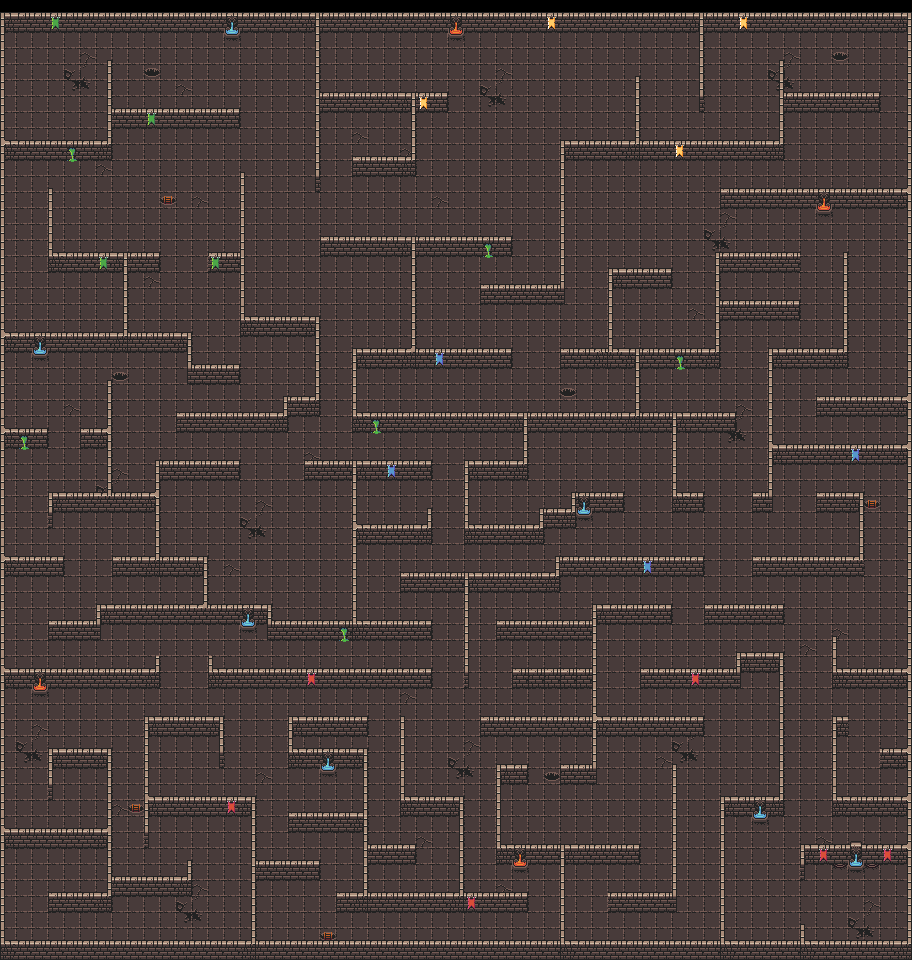

Tiled map render using the project's own tile images. Description and the map definition, with tile-layer contents summarised, below:
An orthogonal 57x60 tile map with 16x16 px tiles, 2 tile layers (floor, walls), 1 hidden layer not drawn.

<map version="1.2" tiledversion="1.2.4" orientation="orthogonal" renderorder="left-up" width="57" height="60" tilewidth="16" tileheight="16" infinite="0" nextlayerid="4" nextobjectid="1">
 <tileset firstgid="1" name="0x72_DungeonTilesetII_v1.3" tilewidth="16" tileheight="16" tilecount="1024" columns="32">
  <image source="0x72_DungeonTilesetII_v1.3.png" width="512" height="512" />
  <tile id="1">
   <properties>
    <property name="blocked" type="bool" value="true" />
   </properties>
  </tile>
  <tile id="2">
   <properties>
    <property name="blocked" type="bool" value="true" />
   </properties>
  </tile>
  <tile id="3">
   <properties>
    <property name="blocked" type="bool" value="true" />
   </properties>
  </tile>
  <tile id="4">
   <properties>
    <property name="blocked" type="bool" value="true" />
   </properties>
  </tile>
  <tile id="5">
   <properties>
    <property name="blocked" type="bool" value="true" />
   </properties>
  </tile>
  <tile id="6">
   <properties>
    <property name="blocked" type="bool" value="true" />
   </properties>
  </tile>
  <tile id="33">
   <properties>
    <property name="blocked" type="bool" value="true" />
   </properties>
  </tile>
  <tile id="34">
   <properties>
    <property name="blocked" type="bool" value="true" />
   </properties>
  </tile>
  <tile id="35">
   <properties>
    <property name="blocked" type="bool" value="true" />
   </properties>
  </tile>
  <tile id="36">
   <properties>
    <property name="blocked" type="bool" value="true" />
   </properties>
   <animation>
    <frame tileid="36" duration="500" />
    <frame tileid="37" duration="500" />
    <frame tileid="38" duration="500" />
   </animation>
  </tile>
  <tile id="37">
   <properties>
    <property name="blocked" type="bool" value="true" />
   </properties>
  </tile>
  <tile id="38">
   <properties>
    <property name="blocked" type="bool" value="true" />
   </properties>
  </tile>
  <tile id="65">
   <properties>
    <property name="blocked" type="bool" value="true" />
   </properties>
  </tile>
  <tile id="66">
   <properties>
    <property name="blocked" type="bool" value="true" />
   </properties>
  </tile>
  <tile id="67">
   <properties>
    <property name="blocked" type="bool" value="true" />
   </properties>
  </tile>
  <tile id="68">
   <animation>
    <frame tileid="68" duration="500" />
    <frame tileid="69" duration="500" />
    <frame tileid="70" duration="500" />
   </animation>
  </tile>
  <tile id="97">
   <properties>
    <property name="blocked" type="bool" value="true" />
   </properties>
  </tile>
  <tile id="98">
   <properties>
    <property name="blocked" type="bool" value="true" />
   </properties>
  </tile>
  <tile id="99">
   <properties>
    <property name="blocked" type="bool" value="true" />
   </properties>
  </tile>
  <tile id="100">
   <properties>
    <property name="blocked" type="bool" value="true" />
   </properties>
  </tile>
  <tile id="101">
   <properties>
    <property name="blocked" type="bool" value="true" />
   </properties>
  </tile>
  <tile id="102">
   <properties>
    <property name="blocked" type="bool" value="true" />
   </properties>
  </tile>
  <tile id="164">
   <properties>
    <property name="blocked" type="bool" value="true" />
   </properties>
  </tile>
  <tile id="165">
   <properties>
    <property name="blocked" type="bool" value="true" />
   </properties>
  </tile>
  <tile id="166">
   <properties>
    <property name="blocked" type="bool" value="true" />
   </properties>
  </tile>
  <tile id="197">
   <properties>
    <property name="blocked" type="bool" value="true" />
   </properties>
  </tile>
  <tile id="198">
   <properties>
    <property name="blocked" type="bool" value="true" />
   </properties>
  </tile>
  <tile id="224">
   <properties>
    <property name="blocked" type="bool" value="true" />
   </properties>
  </tile>
  <tile id="225">
   <properties>
    <property name="blocked" type="bool" value="true" />
   </properties>
  </tile>
  <tile id="256">
   <properties>
    <property name="blocked" type="bool" value="true" />
   </properties>
  </tile>
  <tile id="257">
   <properties>
    <property name="blocked" type="bool" value="true" />
   </properties>
  </tile>
  <tile id="258">
   <properties>
    <property name="blocked" type="bool" value="true" />
   </properties>
  </tile>
  <tile id="259">
   <properties>
    <property name="blocked" type="bool" value="true" />
   </properties>
  </tile>
  <tile id="260">
   <properties>
    <property name="blocked" type="bool" value="true" />
   </properties>
  </tile>
  <tile id="261">
   <properties>
    <property name="blocked" type="bool" value="true" />
   </properties>
  </tile>
  <tile id="288">
   <properties>
    <property name="blocked" type="bool" value="true" />
   </properties>
  </tile>
  <tile id="289">
   <properties>
    <property name="blocked" type="bool" value="true" />
   </properties>
  </tile>
  <tile id="290">
   <properties>
    <property name="blocked" type="bool" value="true" />
   </properties>
  </tile>
  <tile id="291">
   <properties>
    <property name="blocked" type="bool" value="true" />
   </properties>
  </tile>
  <tile id="292">
   <properties>
    <property name="blocked" type="bool" value="true" />
   </properties>
  </tile>
  <tile id="293">
   <properties>
    <property name="blocked" type="bool" value="true" />
   </properties>
  </tile>
  <tile id="322">
   <properties>
    <property name="blocked" type="bool" value="true" />
   </properties>
  </tile>
  <tile id="323">
   <properties>
    <property name="blocked" type="bool" value="true" />
   </properties>
  </tile>
  <tile id="353">
   <animation>
    <frame tileid="353" duration="500" />
    <frame tileid="354" duration="500" />
    <frame tileid="355" duration="500" />
    <frame tileid="356" duration="500" />
   </animation>
  </tile>
  <tile id="356">
   <properties>
    <property name="dead" type="bool" value="true" />
   </properties>
  </tile>
 </tileset>
 <layer id="1" name="floor" width="57" height="60" locked="1">
  <data>[3420 cells, 3363 non-empty, 11 distinct tile ids]</data>
 </layer>
 <layer id="2" name="walls" width="57" height="60" locked="1">
  <data>[3420 cells, 1508 non-empty, 36 distinct tile ids]</data>
 </layer>
 <layer id="3" name="blockage" width="57" height="60" visible="0" locked="1">
  <data>[3420 cells, 940 non-empty, 1 distinct tile ids]</data>
 </layer>
</map>
